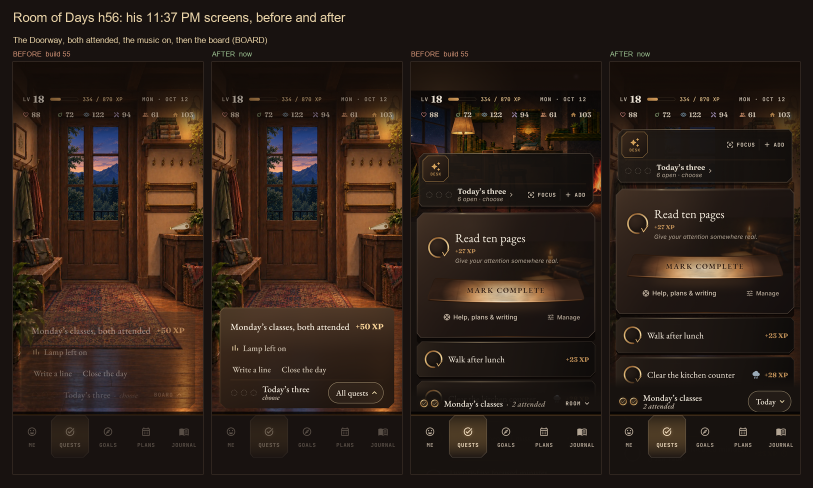
#> input picture design/comparisons/2026-10-12/h56-board/SHEET-1-his-evening.png, 1626 x 976 px, given in place of N_doorway_1137pm.png, which was not available (shown at 1/2 size)
$ python sheet.py
#> lines starting #> are read from the running program, lines starting #| are printed output that depends on the picture; pictures that were not available may be replaced by others from this repository, and a replacement may not be noted
"""Before / after sheets for the h56 board pass.

Frames come from test/design_renders/h56_board_render_test.dart (393 x 852 at
3x, the real app). The "before" frames are in _before/ (build 55's code), the
"after" frames beside this file.

    python sheet.py            # writes SHEET-*.png next to this file
"""

import os
import sys

from PIL import Image, ImageDraw, ImageFont

ROOT = os.path.dirname(os.path.abspath(__file__))
W = 380  # one frame's width in the sheet


def load(path):
    return Image.open(os.path.join(ROOT, path)).convert("RGB")


def thumb(path, crop=None, w=W):
    im = load(path)
    if crop:
        im = im.crop(crop)
    h = round(im.height * w / im.width)
    return im.resize((w, h), Image.LANCZOS)


def font(size):
    for name in ("arial.ttf", "segoeui.ttf", "DejaVuSans.ttf"):
        try:
            return ImageFont.truetype(name, size)
        except Exception:
            continue
    return ImageFont.load_default()


TITLE = font(26)
LABEL = font(17)
SMALL = font(14)

INK = (24, 18, 16)
HONEY = (236, 214, 170)
SOFT = (200, 180, 150)
BEFORE = (214, 150, 120)
AFTER = (160, 200, 150)


def sheet(title, rows, out):
    """rows: list of (caption, [(tag, label, image)])."""
    gap = 18
    pad = 26
    cap_h = 30
    lab_h = 24
    width = pad * 2
    for _, cells in rows:
        width = max(
            width,
            pad * 2 + sum(im.width for _, _, im in cells) + gap * (len(cells) - 1),
        )
    height = pad + 44
    for _, cells in rows:
        height += cap_h + lab_h + max(im.height for _, _, im in cells) + gap + 10
    canvas = Image.new("RGB", (width, height), INK)
    d = ImageDraw.Draw(canvas)
    d.text((pad, pad - 6), title, fill=HONEY, font=TITLE)
    y = pad + 44
    for caption, cells in rows:
        d.text((pad, y), caption, fill=HONEY, font=LABEL)
        y += cap_h
        x = pad
        for tag, label, im in cells:
            colour = BEFORE if tag == "before" else AFTER
            d.text((x, y), f"{tag.upper()}  {label}", fill=colour, font=SMALL)
            canvas.paste(im, (x, y + lab_h))
            d.rectangle(
                [x - 1, y + lab_h - 1, x + im.width, y + lab_h + im.height],
                outline=(70, 56, 46),
            )
            x += im.width + gap
        y += lab_h + max(im.height for _, _, im in cells) + gap + 10
    out_path = os.path.join(ROOT, out)
    canvas.save(out_path)
    print(out, canvas.size)


def pair(name, label_before="build 55", label_after="now"):
    return [
        ("before", label_before, thumb(f"_before/{name}.png")),
        ("after", label_after, thumb(f"{name}.png")),
    ]


def main():
    # 1. What he saw: the evening Doorway and the board, 11:37 at night.
    sheet(
        "Room of Days h56: his 11:37 PM screens, before and after",
        [
            (
                "The Doorway, both attended, the music on, then the board (BOARD)",
                pair("N_doorway_1137pm") + pair("N_board_1137pm"),
            ),
        ],
        "SHEET-1-his-evening.png",
    )
#> in load, returned value is the input picture: PIL image 1626x976 RGB; mean R, G, B 45.1, 31.7, 23.8
#> in thumb, `return im.resize((w, h), Image.LANCZOS)`:
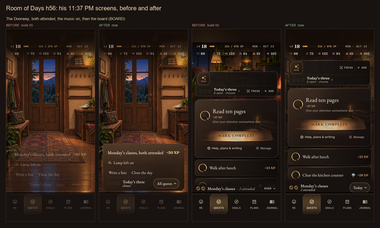
#> returned value: PIL image 380x228 RGB; mean R, G, B 45.1, 31.7, 23.8
#> call 2 of thumb, with path = 'N_doorway_1137pm.png', w = 380
#> call 2 of load, with path = 'N_doorway_1137pm.png'
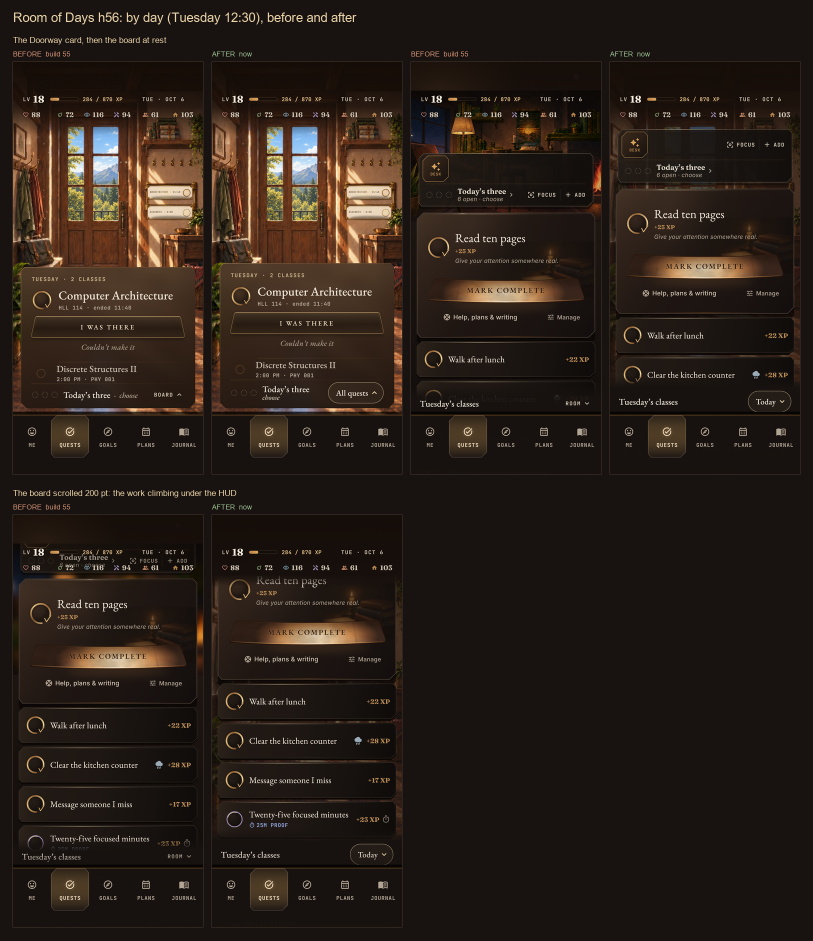
#> input picture design/comparisons/2026-10-12/h56-board/SHEET-2-by-day.png, 1626 x 1882 px, given in place of N_doorway_1137pm.png, which was not available (shown at 1/2 size)
#> in load, returned value is the input picture: PIL image 1626x1882 RGB; mean R, G, B 41.4, 31, 24.3
#> in thumb (call 2), `return im.resize((w, h), Image.LANCZOS)`:
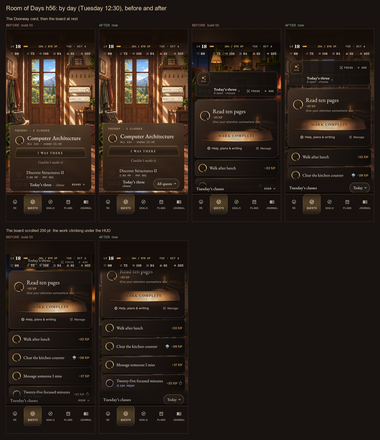
#> returned value: PIL image 380x440 RGB; mean R, G, B 41.4, 31, 24.3

    # 2. By day: the class card, the board, the work under the HUD.
    sheet(
        "Room of Days h56: by day (Tuesday 12:30), before and after",
        [
            (
                "The Doorway card, then the board at rest",
                pair("M_doorway") + pair("M_board"),
            ),
            (
                "The board scrolled 200 pt: the work climbing under the HUD",
                pair("M_board_scrolled"),
            ),
        ],
        "SHEET-2-by-day.png",
    )

    # 3. The light follows the clock; the evening card at 21:00; Saturday.
    sheet(
        "Room of Days h56: the light, the evening, a day with no classes",
        [
            (
                "11:37 in the MORNING after the last class: midday window, evening card",
                pair("L_doorway_1137am") + pair("L_board_1137am"),
            ),
            (
                "21:00, no music",
                pair("E_doorway_2100") + pair("E_board_2100"),
            ),
            (
                "Saturday: the card with Today's three, then BOARD",
                pair("S_doorway") + pair("S_board"),
            ),
        ],
        "SHEET-3-clock-evening-saturday.png",
    )

    # 4. Large text and the invitation.
    sheet(
        "Room of Days h56: 130% text, and nothing chosen",
        [
            (
                "130% text: the card and the board",
                pair("T_doorway_130") + pair("T_board_130"),
            ),
            (
                "130% text, the evening with the music on; and nothing chosen (the invitation)",
                pair("T_evening_130") + pair("S_doorway_choose"),
            ),
        ],
        "SHEET-4-large-text.png",
    )

    # 4b. Short phones and the kept day.
    sheet(
        "Room of Days h56: short phones, and the day kept",
        [
            (
                "375 x 667: the card, then the board (it overlapped the HUD)",
                pair("P375_doorway") + pair("P375_board"),
            ),
            (
                "320 x 568 at 130%: the card, then the board (it overlapped the HUD)",
                pair("P320_doorway") + pair("P320_board"),
            ),
            (
                "Saturday 21:00, tonight closed: the card, then the board resting",
                pair("R_doorway_closed") + pair("R_board_closed"),
            ),
        ],
        "SHEET-4b-short-phones-and-kept.png",
    )

    # 5. Details, full size: the foot of the glass, before and after.
    foot = (0, 1480, 1179, 2160)
    sheet(
        "The glass's foot, before and after (cropped from the 3x frames)",
        [
            (
                "Evening, the music on: the card at rest",
                [
                    ("before", "build 55", thumb("_before/N_doorway_1137pm.png", crop=foot, w=560)),
                    ("after", "now", thumb("N_doorway_1137pm.png", crop=foot, w=560)),
                ],
            ),
            (
                "By day: the class card's foot",
                [
                    ("before", "build 55", thumb("_before/M_doorway.png", crop=foot, w=560)),
                    ("after", "now", thumb("M_doorway.png", crop=foot, w=560)),
                ],
            ),
        ],
        "SHEET-5-the-foot.png",
    )


if __name__ == "__main__":
#> (the run stopped early here; a loop or call above may not have finished)
